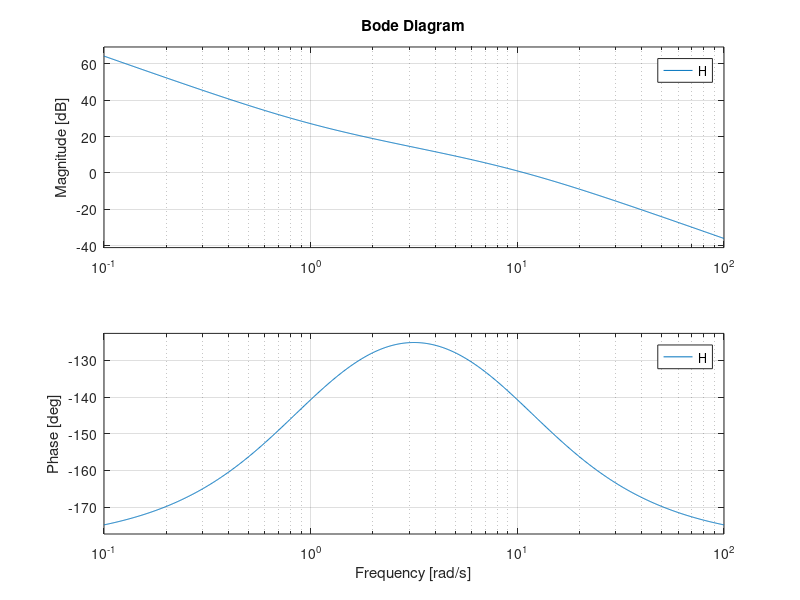

The MATLAB script that drew this image:
%num=[1,2,1]
%den=[1,100.11,11.001,0.1]
num=[1,0,0];  %p**2+2p+1
den=[100,5,1.0];  %p**3+100.11*p**2+11.001*p+0.1
num=[1,1]
den=[0.1,1,0,0]
H=4*4*tf(num,den)
%H=1000*tf(poly(zeros),poly(poles))
bode(H);
dcgain(H)